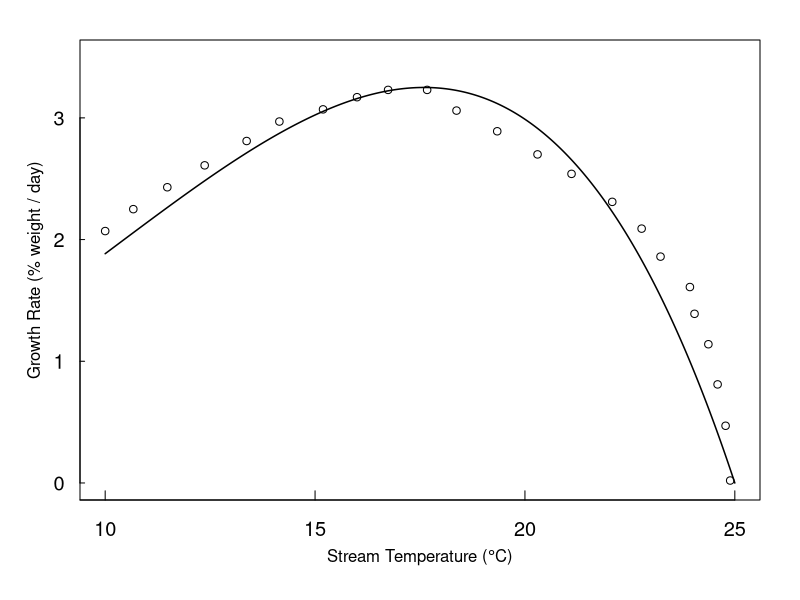

R code for this plot: (Note: this script raises an error after producing the figure.)
#==========================================#
# Reconstructing the Fish Model            #
#==========================================#

##=== Reading in Data
Temp <-read.csv("Temp_GrowthR.csv", header=TRUE)
Flow <-read.csv("Flow_SpawnArea.csv", header=TRUE)

##=== Temperature Model
head(Temp)
# Beta Function & Parameters
BetaTemp <-function(Temp){Rmax*((Tmax-Temp)/(Tmax-Topt))*((Temp-Tmin)/(Topt-Tmin))^((Topt-Tmin)/(Tmax-Topt))}
Rmax <-3.25; Tmax <-25; Tmin <--5; Topt <-17.6
# Figure
pdf("Temp_Mod.pdf", width=4, height=4)
par(oma=c(1,1,1,1), mar=c(4,3,1,1))
plot(Temp$Temp, Temp$GrowthR, xlim=c(10,25), ylim=c(0,3.5), axes=F, ann=F); box()
par(new=TRUE)
curve(BetaTemp, from=10, to=25, n=1000, xlim=c(10,25), ylim=c(0,3.5),
      ann=F, axes=F, lwd=1.5)
axis(side=1, at=seq(0,25,5), labels=seq(0,25,5), cex.axis=1.2, tck=0.02)
axis(side=2, at=seq(0,3,1), labels=seq(0,3,1), 
     las=2, tck=0.01, hadj=0.6, cex.axis=1.2)
title(x=expression(paste("Stream Temperature (", degree, "C)")), cex.lab=1, font.lab=1, line=2.5)
title(y="Growth Rate (% weight / day)", cex.lab=1, line=1.8)
dev.off()

##=== Stream Flow Mod
# Chinook
Chinook <-Flow[which(Flow$Species=="Chinook"),]
Fo <-424; a <-12818; b <-424
Flow <-seq(0,1500,1)
Chinook_Area <-a/(1+((Flow-Fo)/b)^2)
# Sockeye
Sockeye <-Flow[which(Flow$Species=="Sockeye"),]
Fo <-390; a <-946; b <-390
Flow <-seq(0,1500,1)
Sockeye_Area <-a/(1+((Flow-Fo)/b)^2)
# Coho
Coho <-Flow[which(Flow$Species=="Coho"),]
Fo <-362; a <-12124; b <-362
Flow <-seq(0,1500,1)
Coho_Area <-a/(1+((Flow-Fo)/b)^2)
# Pink
Pink <-Flow[which(Flow$Species=="Pink"),]
Beta_Pink <-function(Flow){Amax*((Fmax-Flow)/(Fmax-Fopt))*((Flow-Fmin)/(Fopt-Fmin))^((Fopt-Fmin)/(Fmax-Fopt))}
Amax <-1052; Fmax <-1200; Fmin <-0; Fopt <-420

# Figure
pdf("Flow_Mod.pdf", width=6, height=6)
par(mfrow=c(2,2), oma=c(1,1,1,1))

par(mar=c(4,4,1,1))
plot(Chinook$StreamFlow, Chinook$SpawnArea, 
     xlim=c(0,1500), ylim=c(3000,15000), ann=F, axes=F); box()
axis(side=1, at=seq(0,1500,500), labels=seq(0,1500,500), cex.axis=1, tck=0.02)
axis(side=2, at=seq(0,15000,5000), labels=seq(0,15,5), las=2, tck=0.01, hadj=0.6, cex.axis=1)
title(x="Stream Flow (cubic feet / sec)", cex.lab=1, font.lab=1, line=2.2)
title(y="Spawnable Area \n(1,000 square feet)", cex.lab=1, line=1.8)
par(new=TRUE)
plot(Chinook_Area, type="l", xlim=c(0,1500), ylim=c(3000,15000), ann=F, axes=F)
text(300, 14500, "Chinook")

par(mar=c(4,4,1,1))
plot(Sockeye$StreamFlow, Sockeye$SpawnArea, 
     xlim=c(150,900), ylim=c(200,1100), ann=F, axes=F); box()
axis(side=1, at=seq(0,1000,200), labels=seq(0,1000,200), cex.axis=1, tck=0.02)
axis(side=2, at=seq(0,1000,200), labels=seq(0,1000,200), las=2, tck=0.01, hadj=0.6, cex.axis=1)
title(x="Stream Flow (cubic feet / sec)", cex.lab=1, font.lab=1, line=2.2)
title(y="Spawnable Area (square feet)", cex.lab=1, line=2.5)
par(new=TRUE)
plot(Sockeye_Area, type="l", xlim=c(150,900), ylim=c(200,1100), ann=F, axes=F)
text(300, 1050, "Sockeye")

par(mar=c(4,4,1,1))
plot(Coho$StreamFlow, Coho$SpawnArea, 
     xlim=c(100,900), ylim=c(3000,15000), ann=F, axes=F); box()
axis(side=1, at=seq(0,1000,200), labels=seq(0,1000,200), cex.axis=1, tck=0.02)
axis(side=2, at=seq(3000,13000,2000), labels=seq(3,13,2), las=2, tck=0.01, hadj=0.6, cex.axis=1)
title(x="Stream Flow (cubic feet / sec)", cex.lab=1, font.lab=1, line=2.2)
title(y="Spawnable Area \n(1,000 square feet)", cex.lab=1, line=1.8)
par(new=TRUE)
plot(Coho_Area, type="l", xlim=c(100,900), ylim=c(3000,15000), ann=F, axes=F)
text(250, 14300, "Coho")

par(mar=c(4,4,1,1))
plot(Pink$StreamFlow, Pink$SpawnArea, xlim=c(100,900), ylim=c(300,1200), ann=F, axes=F); box()
axis(side=1, at=seq(100,1000,200), labels=seq(100,1000,200), cex.axis=1, tck=0.02)
axis(side=2, at=seq(0,1200,300), labels=seq(0,1200,300), las=2, tck=0.01, hadj=0.6, cex.axis=1)
title(x="Stream Flow (cubic feet / sec)", cex.lab=1, font.lab=1, line=2.2)
title(y="Spawnable Area (square feet)", cex.lab=1, line=2.5)
par(new=TRUE)
curve(Beta_Pink, from=0, to=1000, n=1000, 
      xlim=c(100,900), ylim=c(300,1200), ann=F, axes=F, lwd=1)
text(200, 1160, "Pink")

dev.off()